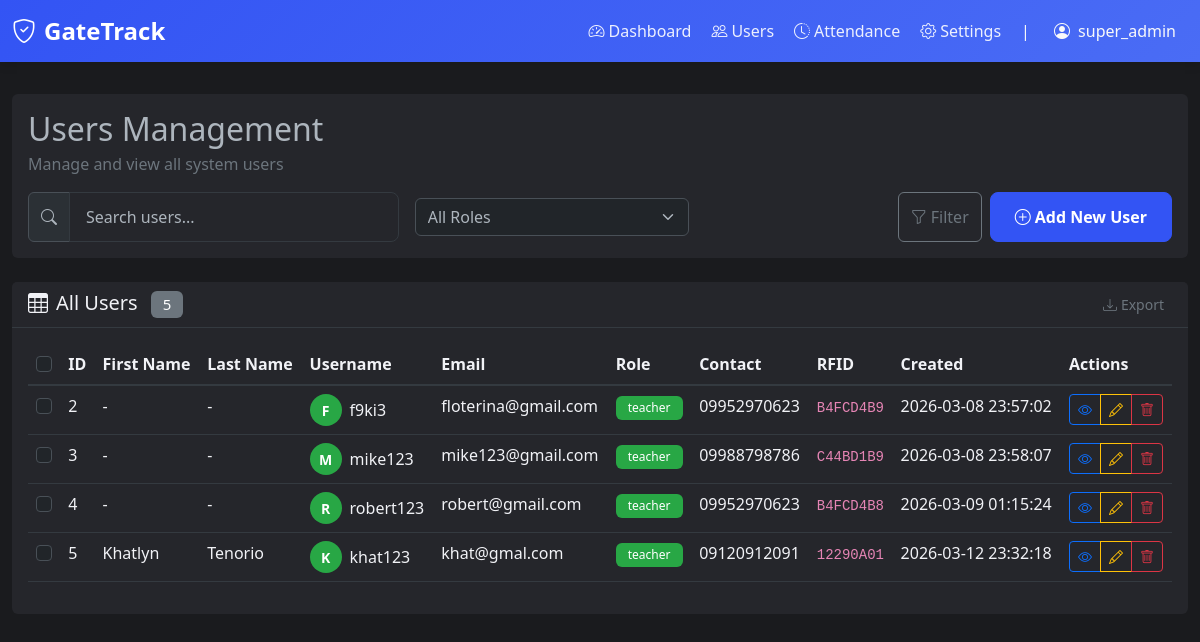
The page /users (signed in) on the database as committed earlier.
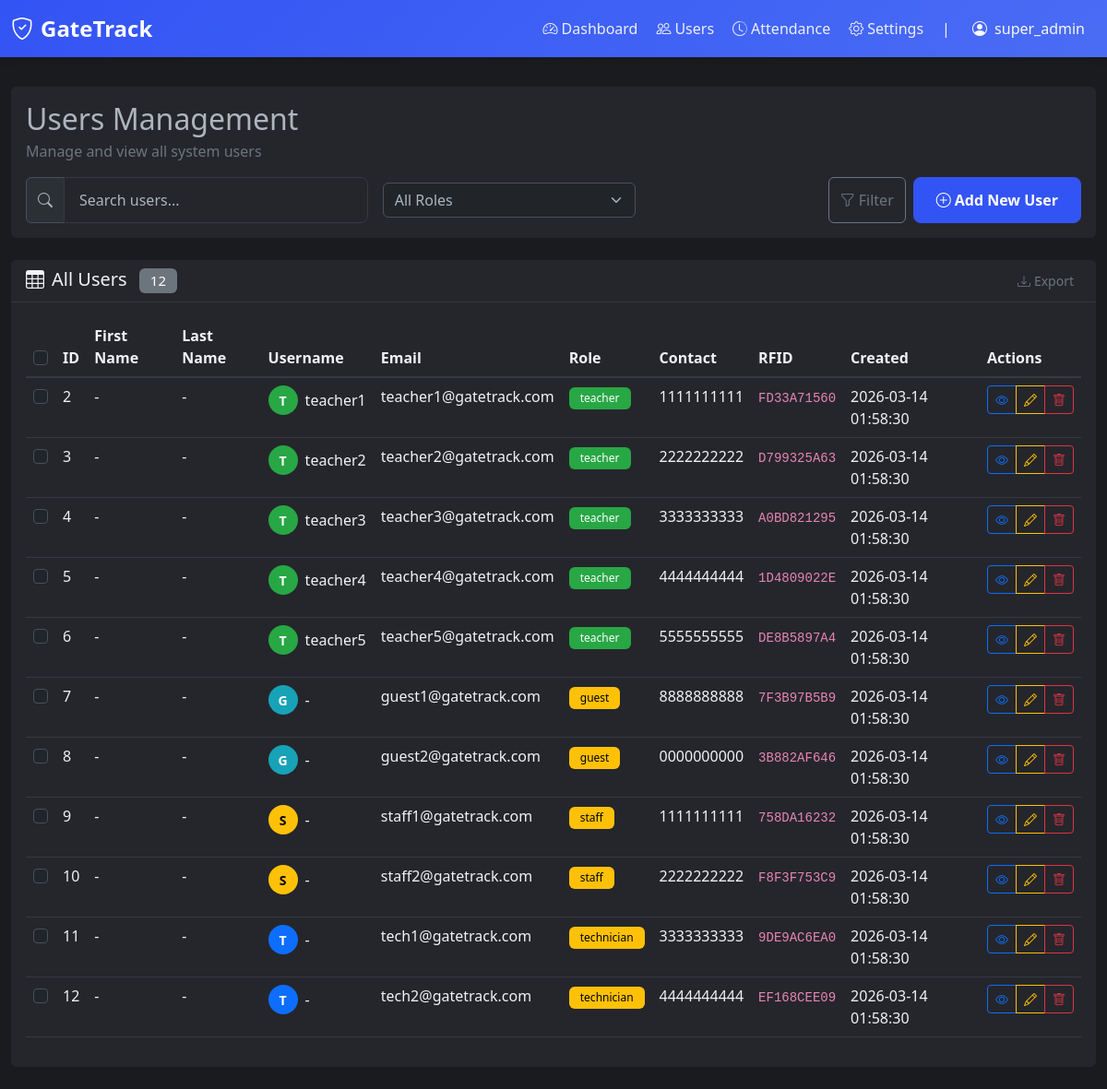
The same page on the database as committed later.
### tables this page shows
CREATE TABLE "users" (id INTEGER NOT NULL, username VARCHAR(80), email VARCHAR(120) NOT NULL, password VARCHAR(200), contact VARCHAR(20), gender VARCHAR(10), role VARCHAR(20) NOT NULL, created_at DATETIME, rfid TEXT, first_name VARCHAR(50), last_name VARCHAR(50), PRIMARY KEY (id), UNIQUE (email));

### app.py (the view)
@app.route('/users')
@login_required
def users():
    if session.get('role') not in ['super_admin', 'teacher']:
        flash('You do not have permission to view this page.', 'error')
        return redirect(url_for('dashboard'))
    users = get_all_users()
    return render_template('users.html', users=users)

### app.py (called while the page is built)
def get_connection():
    conn = sqlite3.connect(DB_PATH)
    conn.row_factory = sqlite3.Row
    return conn

def get_all_users():
    conn = get_connection()
    cursor = conn.cursor()
    cursor.execute('SELECT * FROM users ORDER BY id')
    users = cursor.fetchall()
    conn.close()
    return users

def login_required(f):
    @wraps(f)
    def decorated_function(*args, **kwargs):
        if 'user_id' not in session:
            flash('Please log in to access this page.', 'error')
            return redirect(url_for('login'))
        return f(*args, **kwargs)
    return decorated_function

### templates/users.html (shortened to what the changed rows need)
{% extends "nav.html" %} {% block title %}Users - GateTrack{% endblock %}  {% block content %}
<div class="row mt-2 mb-4">
  <div class="col-12">
    <div class="card">
      <div class="card-body">
        <div class="mb-3">
          <h2 class="mb-1">Users Management</h2>
        </div>
      </div>
    </div>
  </div>
</div>
<div class="row">
  <div class="col-12">
    <div class="card">
      <div
        class="card-header d-flex justify-content-between align-items-center"
      >
        <h5 class="mb-0">
          <i class="bi bi-table me-2"></i>All Users
          <span class="badge bg-secondary ms-2">{{ users|length }}</span>
        </h5>
      </div>
      <div class="card-body">
        <div class="table-responsive">
          <table class="table table-hover" id="usersTable">
            <thead>
              <tr>
                <th>
                  <input
                    class="form-check-input"
                    type="checkbox"
                    id="selectAll"
                  />
                </th>
                <th>ID</th>
                <th>First Name</th>
                <th>Last Name</th>
                <th>Username</th>
                <th>Email</th>
                <th>Role</th>
                <th>Contact</th>
                <th>RFID</th>
                <th>Created</th>
                <th>Actions</th>
              </tr>
            </thead>
            <tbody>
              {% for user in users %} {% if user.id != session.get('user_id') %}
              <tr>
                <td>
                  <input
                    class="form-check-input"
                    type="checkbox"
                    value="{{ user.id }}"
                  />
                </td>
                <td>{{ user.id }}</td>
                <td>{{ user.first_name or '-' }}</td>
                <td>{{ user.last_name or '-' }}</td>
                <td>
                  <div class="d-flex align-items-center">
                    <div
                      class="avatar-circle me-2 bg-{{ 'danger' if user.role == 'super_admin' else 'success' if user.role == 'teacher' else 'warning' if user.role == 'staff' else 'primary' if user.role == 'technician' else 'info' }}"
                    >
                      {{ user.username[0].upper() if user.username else
                      user.email[0].upper() }}
                    </div>
                    {{ user.username or '-' }}
                  </div>
                </td>
                <td>{{ user.email }}</td>
                <td>
                  {% if user.role == 'super_admin' %}
                  <span class="badge bg-danger">{{ user.role }}</span>
                  {% elif user.role == 'teacher' %}
                  <span class="badge bg-success">{{ user.role }}</span>
                  {% else %}
                  <span class="badge bg-warning text-dark"
                    >{{ user.role }}</span
                  >
                  {% endif %}
                </td>
                <td>{{ user.contact or '-' }}</td>
                <td><code>{{ user.rfid or 'N/A' }}</code></td>
                <td>{{ user.created_at }}</td>
                <td>
                  <div class="btn-group" role="group">
                    <button class="btn btn-sm btn-outline-primary" title="View">
                      <i class="bi bi-eye"></i>
                    </button>
                    <button class="btn btn-sm btn-outline-warning" title="Edit">
                      <i class="bi bi-pencil"></i>
                    </button>
                    <button
                      class="btn btn-sm btn-outline-danger"
                      title="Delete"
                      data-bs-toggle="modal"
                      data-bs-target="#deleteModal"
                      data-user-id="{{ user.id }}"
                      data-user-email="{{ user.email }}"
                      data-user-role="{{ user.role }}"
                    >
                      <i class="bi bi-trash"></i>
                    </button>
                  </div>
                </td>
              </tr>
              {% endif %} {% endfor %}
            </tbody>
          </table>
        </div>
      </div>
    </div>
  </div>
</div>
{% endblock %}

Rows that differ between the two databases and show on the page:
changed users id 2: username "F" → "T"; username "f9ki3" → "teacher1"; email "floterina@gmail.com" → "teacher1@gatetrack.com"; contact "09952970623" → "1111111111"; rfid "B4FCD4B9" → "FD33A71560"; created_at "2026-03-08 23:57:02" → "2026-03-14 01:58:30"
changed users id 3: username "M" → "T"; username "mike123" → "teacher2"; email "mike123@gmail.com" → "teacher2@gatetrack.com"; contact "09988798786" → "2222222222"; rfid "C44BD1B9" → "D799325A63"; created_at "2026-03-08 23:58:07" → "2026-03-14 01:58:30"
changed users id 4: username "R" → "T"; username "robert123" → "teacher3"; email "robert@gmail.com" → "teacher3@gatetrack.com"; contact "09952970623" → "3333333333"; rfid "B4FCD4B8" → "A0BD821295"; created_at "2026-03-09 01:15:24" → "2026-03-14 01:58:30"
changed users id 5: first_name "Khatlyn" → "-"; last_name "Tenorio" → "-"; username "K" → "T"; username "khat123" → "teacher4"; email "khat@gmal.com" → "teacher4@gatetrack.com"; contact "09120912091" → "4444444444"; rfid "12290A01" → "1D4809022E"; created_at "2026-03-12 23:32:18" → "2026-03-14 01:58:30"
added users: id "6", first_name "-", last_name "-", username "T", username "teacher5", email "teacher5@gatetrack.com", role "teacher", contact "5555555555", rfid "DE8B5897A4", created_at "2026-03-14 01:58:30"
added users: id "7", first_name "-", last_name "-", email "G", username "-", email "guest1@gatetrack.com", role "guest", contact "8888888888", rfid "7F3B97B5B9", created_at "2026-03-14 01:58:30"
added users: id "8", first_name "-", last_name "-", email "G", username "-", email "guest2@gatetrack.com", role "guest", contact "0000000000", rfid "3B882AF646", created_at "2026-03-14 01:58:30"
added users: id "9", first_name "-", last_name "-", email "S", username "-", email "staff1@gatetrack.com", role "staff", contact "1111111111", rfid "758DA16232", created_at "2026-03-14 01:58:30"
added users: id "10", first_name "-", last_name "-", email "S", username "-", email "staff2@gatetrack.com", role "staff", contact "2222222222", rfid "F8F3F753C9", created_at "2026-03-14 01:58:30"
added users: id "11", first_name "-", last_name "-", email "T", username "-", email "tech1@gatetrack.com", role "technician", contact "3333333333", rfid "9DE9AC6EA0", created_at "2026-03-14 01:58:30"
added users: id "12", first_name "-", last_name "-", email "T", username "-", email "tech2@gatetrack.com", role "technician", contact "4444444444", rfid "EF168CEE09", created_at "2026-03-14 01:58:30"
Other text that changed with them:
{{ users|length }}: "5" → "12"
